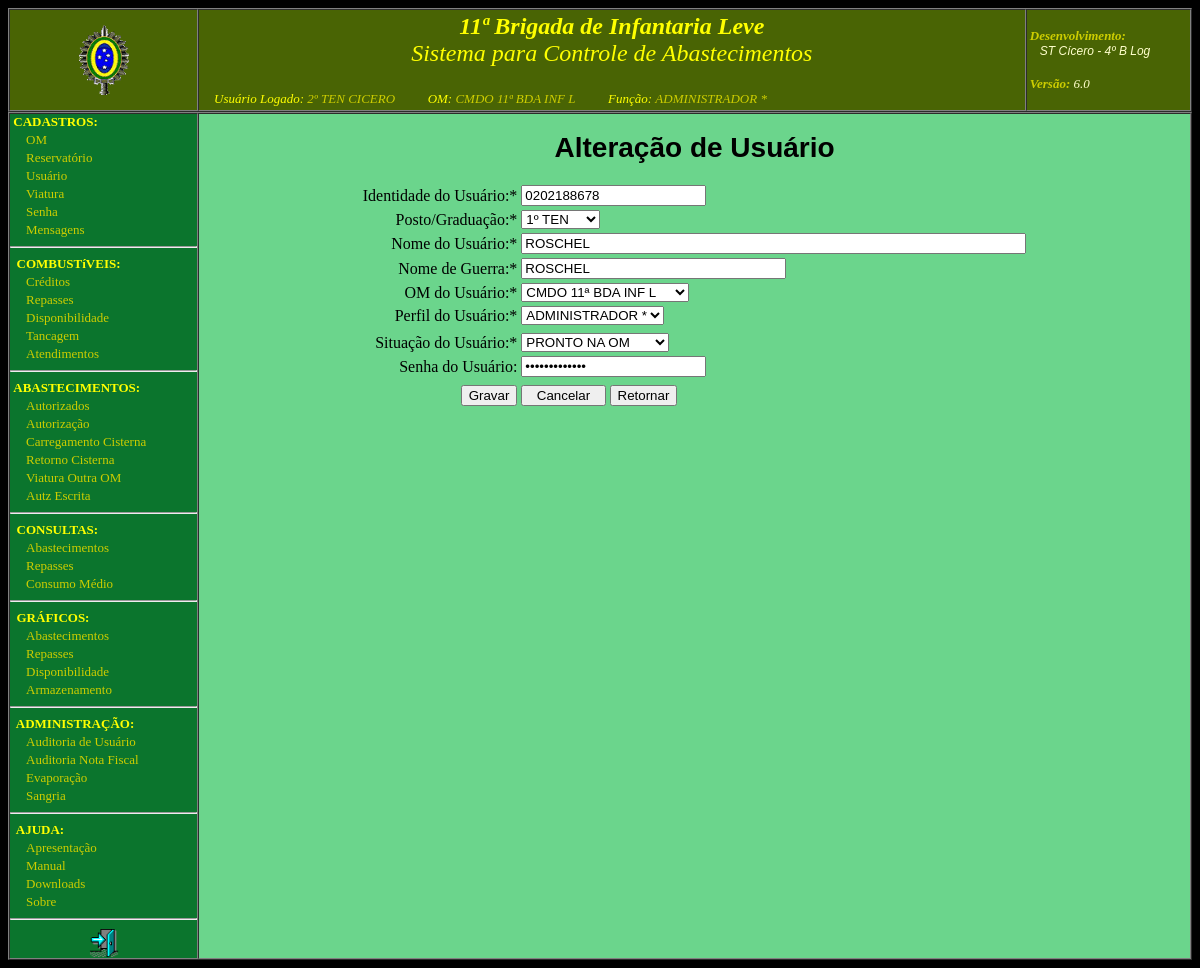
Screenshot of /index.php?nomeArquivo=alterar_usuario.php&&idt=0202188678 (signed in) with the database file from the repository.
### tables this page shows
CREATE TABLE IF NOT EXISTS `usuario` (
  `idt` char(12) NOT NULL,
  `post_grad` char(10) NOT NULL,
  `nome` char(50) NOT NULL,
  `nome_guerra` char(20) DEFAULT NULL,
  `om_codom` char(6) NOT NULL,
  `perfil` char(20) NOT NULL,
  `situacao` char(20) NOT NULL,
  `login` char(20) NOT NULL,
  `senha` char(40) DEFAULT NULL,
  `gerente` varchar(3) NOT NULL
);

CREATE TABLE IF NOT EXISTS `om` (
  `codom` char(6) NOT NULL,
  `sigla` char(30) NOT NULL,
  `nome` char(70) NOT NULL,
  `tipo` char(15) NOT NULL COMMENT 'OC, C Mil A, Cmdo RM, Cmdo DE, Cmdo Bda, Integrante, Não Integrante',
  `oc` char(6) DEFAULT NULL,
  `subordinacao` char(6) DEFAULT NULL,
  `rm` char(2) DEFAULT NULL
);

### alterar_usuario.php (the view, shortened to what this page needs)
<head>
</head>
<?php
     include "verifica_sessao.php";
      $query="select u.*, ifnull(r.om_codom,'-') from usuario u LEFT JOIN reservatorio r on(u.om_codom=r.om_codom) where u.idt='".$_GET['idt']."'";
      $result = mysql_query($query);
      $row = mysql_fetch_row($result);
	echo "<br><center><t1>Alteração de Usuário</t1> <b> </center>";
	echo "<form method='POST' action='index.php?nomeArquivo=gravar_usuario.php' name='usuario'>";
	echo "<table border='0'>";
	echo "<input type='hidden' name='idt_ant' value='$row[0]'><br>";
	echo "<tr><td align='right'>Identidade do Usuário:* </td><td><input type='text' size='20' maxlength='12' name='idt' value='$row[0]' required onkeypress='return SomenteNumero(event)'></td></tr>";
	echo "<tr><td align='right'>Posto/Graduação:* </td><td><select name='post_grad' size='1'>
            						<option value='aGEN' "; if ($row[1]=='aGEN'){ echo 'selected';} echo " >GEN</option>
            						<option value='bCEL' "; if ($row[1]=='bCEL'){ echo 'selected';} echo " >CEL</option>
            						<option value='cTEN CEL' "; if ($row[1]=='cTEN CEL'){ echo 'selected';} echo " >TEN CEL</option>
            						<option value='dMAJ' "; if ($row[1]=='dMAJ'){ echo 'selected';} echo " >MAJ</option>
            						<option value='eCAP' "; if ($row[1]=='eCAP'){ echo 'selected';} echo " >CAP</option>
            						<option value='f1º TEN' "; if ($row[1]=='f1º TEN'){ echo 'selected';} echo " >1º TEN</option>
            						<option value='g2º TEN' "; if ($row[1]=='g2º TEN'){ echo 'selected';} echo " >2º TEN</option>
            						<option value='hAsp Of' "; if ($row[1]=='hAsp Of'){ echo 'selected';} echo " >Asp Of</option>
            						<option value='iST' "; if ($row[1]=='iST'){ echo 'selected';} echo " >ST</option>
            						<option value='j1º SGT' "; if ($row[1]=='j1º SGT'){ echo 'selected';} echo " >1º SGT</option>
            						<option value='k2º SGT' "; if ($row[1]=='k2º SGT'){ echo 'selected';} echo " >2º SGT</option>
            						<option value='l3º SGT' "; if ($row[1]=='l3º SGT'){ echo 'selected';} echo " >3º SGT</option>
            						<option value='mCB' "; if ($row[1]=='mCB'){ echo 'selected';} echo " >CB</option>
            						<option value='nSD' "; if ($row[1]=='nSD'){ echo 'selected';} echo " >SD</option>
            						<option value='oSC' "; if ($row[1]=='oSC'){ echo 'selected';} echo " >SC</option>";
          					echo "</select></td></tr>";
	echo "<tr><td align='right'>Nome do Usuário:* </td><td><input type='text' size='60' maxlength='70' name='nome_usuario' value='$row[2]' required></td></tr>";
	echo "<tr><td align='right'>Nome de Guerra:* </td><td><input type='text' size='30' maxlength='30' name='nome_guerra' value='$row[3]' required></td></tr>";
 	$qry = "select om.codom, om.sigla, cmdo.codom, om.oc, cmdo.sigla, ifnull(r.om_codom,'-')
			from om cmdo, om LEFT JOIN (select DISTINCT om_codom from reservatorio) r on(om.codom=r.om_codom)
			where om.subordinacao=cmdo.codom ";
			if ($_SESSION['perfil']=='FISCAL DA OM'){
				$qry .= "and om.codom='".$_SESSION['codom']."' ";
			} elseif ($_SESSION['perfil']=='ADMINISTRADOR'){
				$qry .= "and om.tipo<>'Não Integrante' and (cmdo.codom='".$_SESSION['codom']."' or om.codom='".$_SESSION['codom']."') ";
			} else {
				$qry .= "and om.tipo <> 'Não Integrante' ";
			}
			$qry .= "order by abs(cmdo.sigla), cmdo.sigla, abs(om.sigla) ";
			$result = mysql_query($qry);
  	echo "<tr><td align='right'>OM do Usuário:* </td><td><select name='codom' onChange='visualiza_gerente(this.value)' required >";
 						while ($om = mysql_fetch_array($result, MYSQL_NUM)) {
							if($cmdo!=$om[4]) {
  								echo "<optgroup label=''>";
  								echo "<optgroup label=':. $om[4] .:'>";
  								$cmdo=$om[4];
  							}
  							echo "<option value='".substr($om[5],0,1).$om[0]."' "; if ($om[0]==$row[4]){	echo 'selected'; } echo ">$om[1]</option>";
						}
					echo "</select></td></tr>";
	echo "<tr><td align='right'>Perfil do Usuário:* </td><td><select name='perfil' size='1' onChange='habilita_gerente(this.value)'>";
										if ($_SESSION['perfil']=='ADMINISTRADOR *') {
            							echo "<option value='ADMINISTRADOR *' "; if ($row[5]=='ADMINISTRADOR *'){ echo 'selected';} echo ">ADMINISTRADOR *</option>";
										}
          					echo "</select></td></tr> ";
 	echo "<tr id='linha' ><td align='right'><input type='checkbox' name='gerente' value='SIM' ";
 																echo "></td>
 					<td> <input type='text' name='gerente1' value='Gerente de Combustível' "; if($row[10]=='-') { echo "style='display:none'";} echo " readonly></td</tr>";
   echo "<tr><td align='right'>Situação do Usuário:* </td><td><select name='situacao' size='1'>";
            						echo "<option value='PRONTO NA OM' "; if ($row[6]=='PRONTO NA OM'){ echo 'selected';} echo ">PRONTO NA OM</option>";
          					echo "</select></td></tr>";
   echo "<tr><td align='right'>Senha do Usuário: </td><td><input type='password' size='20' maxlength='15' name='senha' value='$row[8]'></td></tr>";
   echo "<tr><td></td><td></td></tr>";
   echo "<tr><td align='right'><input type='submit' value= 'Gravar'></td><td><input type='reset' value= '  Cancelar  '>&nbsp;<input type='button' value= 'Retornar' onclick='history.go(-1)'></td></tr>";
   echo "</table>";
echo "</form>";
?>

### css/estilos.css (style rules this page uses)
html { background-color: black; }

### index.php (style rules this page uses)
t1 { font-weight: bold; font-size:28; font-family:verdana, sans-serif,helvetica; }

### rows the page displays
usuario: idt "0202188678", post_grad "1º TEN", nome_usuario "ROSCHEL", nome_guerra "ROSCHEL", codom "CMDO 11ª BDA INF L", perfil "ADMINISTRADOR *", situacao "PRONTO NA OM"

### other values shown
$oc_geral "11ª Brigada de Infantaria Leve"
substr($_SESSION['post_grad'],1) "2º TEN"
$_SESSION['nome_guerra'] "CICERO"
$_SESSION['unidade'] "CMDO 11ª BDA INF L"
$_SESSION['perfil'] "ADMINISTRADOR *"
$versao "6.0"
